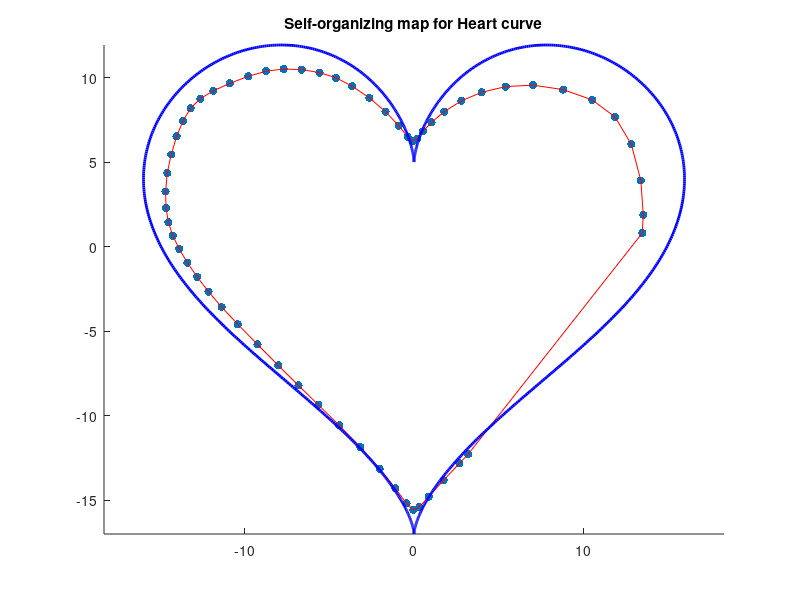

MATLAB code to generate this figure:
clear all
clc


% Set up the input data as a heart curve
theta = linspace(0, 2*pi, 1000);
x = 16*sin(theta).^3;
y = 13*cos(theta)-5*cos(2*theta)-2*cos(3*theta)-cos(4*theta);


% Set up the SOM parameters
num_neurons = 60;
input_dim = 2;
num_epochs = 800;
learning_rate_initial = 0.1;
sigma_initial=30;


% Initialize the weights
weights = rand(num_neurons, input_dim);

% Train the SOM
for epoch = 1:num_epochs

    % Update the SOM parameters
    learning_rate=learning_rate_initial*exp(-epoch/num_epochs);
    sigma_n = sigma_initial*exp(-epoch/(num_epochs/log(sigma_initial)));

    % Randomly select an input vector
    rand_input_idx=randi(length(x));
    input_vector = [x(rand_input_idx) y(rand_input_idx)];
    
    % Compute the distances between the input vector and all neurons
    distances = pdist2(input_vector, weights);
    
    % Find the winning neuron
    [~, winner] = min(distances);
    
    % Update the weights of the winning neuron and its neighbors
    for neuron = 1:num_neurons
        distance_to_winner = abs(neuron - winner); 

        neighborhood_function = exp(-distance_to_winner^2/(2*sigma_n^2));

        weights(neuron, :) = weights(neuron, :) + learning_rate*neighborhood_function*(input_vector - weights(neuron, :));
        
    end
end

% Plot the trained weights
scatter(weights(:, 1), weights(:, 2), 'filled');
hold on;

% Plot lines to connect every topologically adjacent neurons
for i = 1:num_neurons
    if i < num_neurons
        line([weights(i, 1), weights(i+1, 1)], [weights(i, 2), weights(i+1, 2)], 'Color', 'red');
    else
        line([weights(i, 1), weights(1, 1)], [weights(i, 2), weights(1, 2)], 'Color', 'red');
    end
end

% Plot the heart curve
plot(x, y, 'Color', 'blue', 'LineWidth', 2);
axis equal;
title('Self-organizing map for Heart curve');